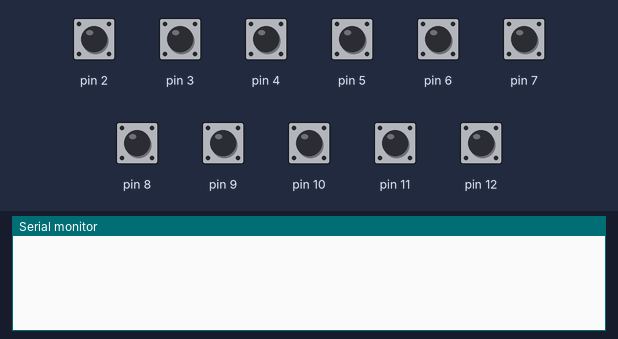
A sketch run on a simulated Arduino Uno, built with avr-gcc and run on an emulated ATmega328P. On the bench: the last lines printed to the serial monitor. The test bench sets the inputs (shaded band); at power-on: pin 2–12 HIGH.

Above: at 1.2 s.
1.3 s: pin 2 pulled LOW for 0.15 s
At 1.9 s:
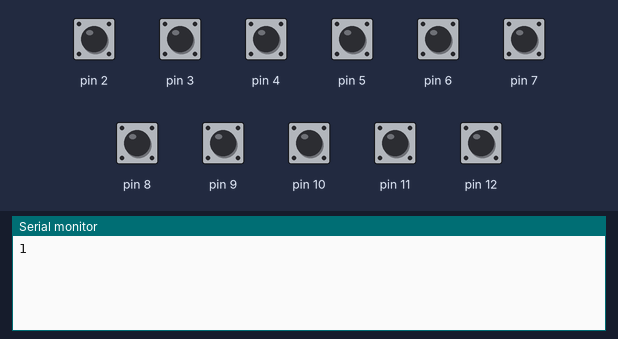
2.9 s: pin 3 pulled LOW for 0.15 s
At 4.2 s:
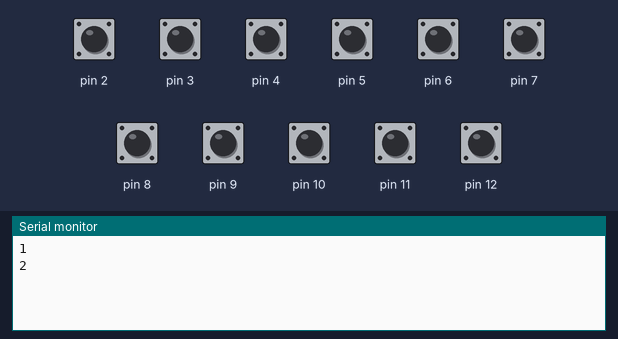
4.5 s: pin 4 pulled LOW for 0.15 s
At 5.6 s:
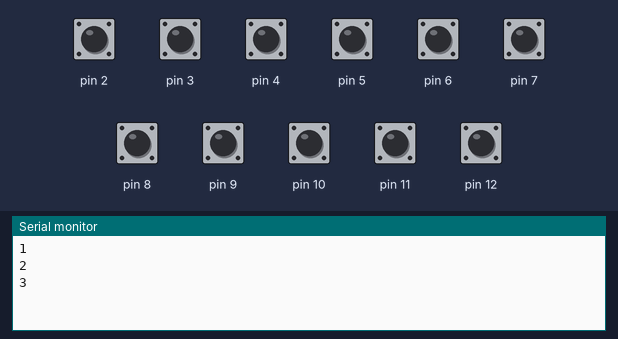
6.1 s: pin 5 pulled LOW for 0.15 s
At 6.8 s:
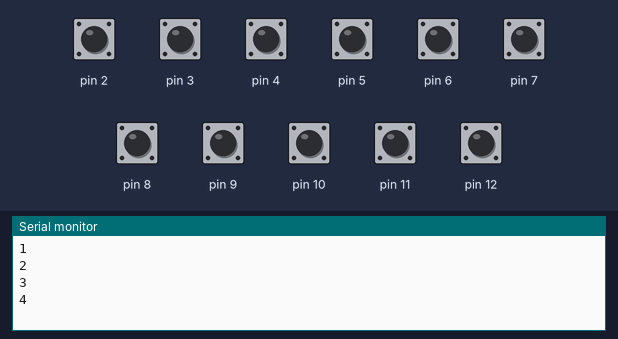
Timing chart, 0 to 8.7 s (numbered marks = the images above; inputs shaded):
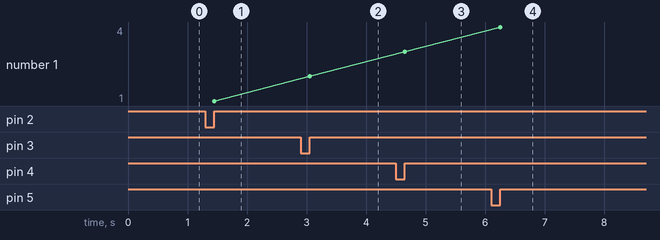

The sketch:

12_buttons.ino
```cpp
/*
   Пример использования библиотеки GyverButton, 5 кнопок
   Режим опроса - автоматический
*/

#define BTN1 2			// кнопка подключена сюда (PIN --- КНОПКА --- GND)
#define BTN2 3        	// кнопка подключена сюда (PIN --- КНОПКА --- GND)
#define BTN3 4        	// кнопка подключена сюда (PIN --- КНОПКА --- GND)
#define BTN4 5       	// кнопка подключена сюда (PIN --- КНОПКА --- GND)
#define BTN5 6        	// кнопка подключена сюда (PIN --- КНОПКА --- GND)
#define BTN6 7          // кнопка подключена сюда (PIN --- КНОПКА --- GND)
#define BTN7 8          // кнопка подключена сюда (PIN --- КНОПКА --- GND)
#define BTN8 9          // кнопка подключена сюда (PIN --- КНОПКА --- GND)
#define BTN9 10          // кнопка подключена сюда (PIN --- КНОПКА --- GND)
#define BTN10 11          // кнопка подключена сюда (PIN --- КНОПКА --- GND)
#define BTN11 12          // кнопка подключена сюда (PIN --- КНОПКА --- GND)
#define BTN12 1          // кнопка подключена сюда (PIN --- КНОПКА --- GND)

#include "GyverButton.h"
GButton butt1(BTN1);
GButton butt2(BTN2);
GButton butt3(BTN3);
GButton butt4(BTN4);
GButton butt5(BTN5);
GButton butt6(BTN6);
GButton butt7(BTN7);
GButton butt8(BTN8);
GButton butt9(BTN9);
GButton butt10(BTN10);
GButton butt11(BTN11);
GButton butt12(BTN12);

void setup() {
  Serial.begin(9600);
  butt1.setTickMode(AUTO);
  butt2.setTickMode(AUTO);
  butt3.setTickMode(AUTO);
  butt4.setTickMode(AUTO);
  butt5.setTickMode(AUTO);
  butt6.setTickMode(AUTO);
  butt7.setTickMode(AUTO);
  butt8.setTickMode(AUTO);
  butt9.setTickMode(AUTO);
  butt10.setTickMode(AUTO);
  butt11.setTickMode(AUTO);
  butt12.setTickMode(AUTO);
}

void loop() {
  if (butt1.isClick()) Serial.println("1");
  if (butt2.isClick()) Serial.println("2");
  if (butt3.isClick()) Serial.println("3");
  if (butt4.isClick()) Serial.println("4");
  if (butt5.isClick()) Serial.println("5");
  if (butt6.isClick()) Serial.println("6");
  if (butt7.isClick()) Serial.println("7");
  if (butt8.isClick()) Serial.println("8");
  if (butt9.isClick()) Serial.println("9");
  if (butt10.isClick()) Serial.println("10");
  if (butt11.isClick()) Serial.println("11");
  if (butt12.isClick()) Serial.println("12");
}
```

Measured:
- after the input at 1.3 s, the serial monitor: prints a new line after 0.15 s (image 1)
- after the input at 2.9 s, the serial monitor: prints a new line after 0.15 s (image 2)
- after the input at 4.5 s, the serial monitor: prints a new line after 0.15 s (image 3)
- after the input at 6.1 s, the serial monitor: prints a new line after 0.15 s (image 4)
- plotted number 1: 1 → 2 after the input at 2.9 s, 2 → 3 after the input at 4.5 s, 3 → 4 after the input at 6.1 s
